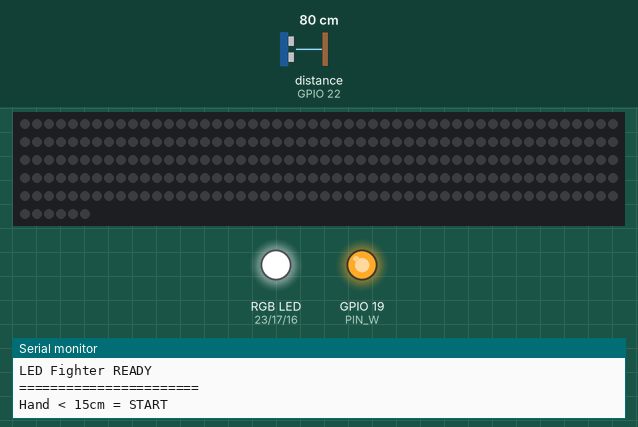
A sketch run on a simulated ESP32. Shown: 256 RGB LEDs in strip order, left to right, continuing on the next row, an RGB LED mixed from three pins (HIGH = lit), output pins drawn as LEDs (lit = HIGH), the last lines printed to the serial monitor. Wiring (inferred from the names in the program): ultrasonic range finder: trigger GPIO 21; echo GPIO 22. The inputs (shaded band) are chosen by the test bench; at power-on: distance to the obstacle (sensor on GPIO 22) 80 cm. The echo pulse lasts 58.3 µs per cm; dim RGB values are drawn brighter than linear; pins used as bus, display or sensor lines are not drawn.

Above: at 1.5 s.
1.6 s: distance to the obstacle (sensor on GPIO 22) set to 16 cm
3.1 s: distance to the obstacle (sensor on GPIO 22) set to 13 cm
At 4.51 s:
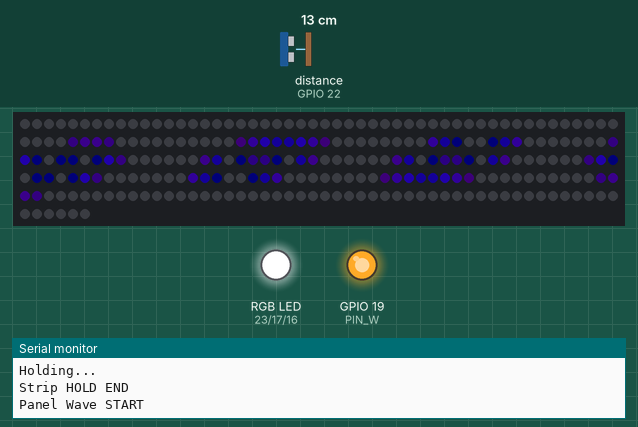
5.5 s: distance to the obstacle (sensor on GPIO 22) set to 250 cm
At 5.71 s:
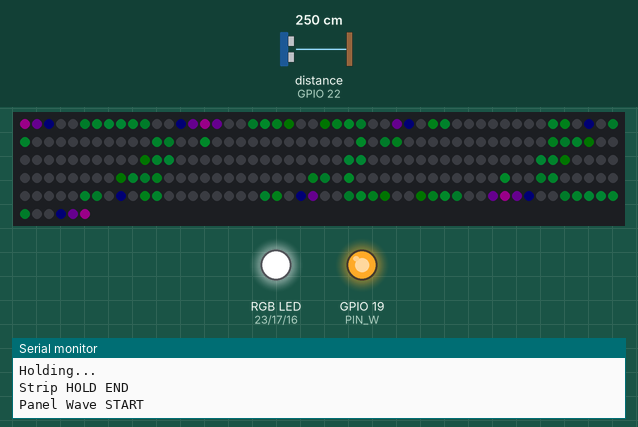
7.3 s: distance to the obstacle (sensor on GPIO 22) set to 4 cm
At 9.03 s:
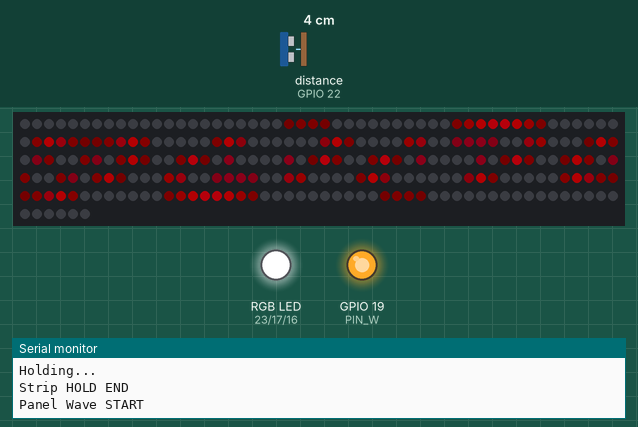
Timing chart, 0 to 10.5 s (numbered marks = the images above; inputs shaded):
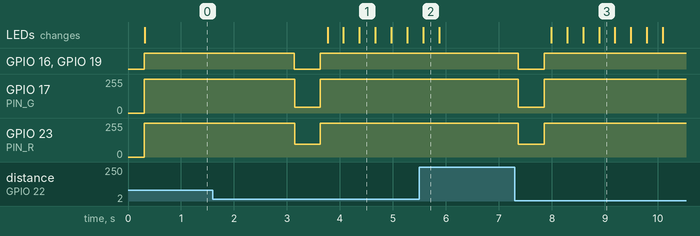

Measured:
- the behaviour switches between 15 and 14 cm on distance to the obstacle (sensor on GPIO 22) (found by bisection; images 0 and 1)
- after the input at 1.6 s, every drawn part: stays the same
- after the input at 3.1 s, GPIO 16 (PIN_B), GPIO 19 (PIN_W): HIGH → LOW at once, → HIGH 0.49 s later; GPIO 17 (PIN_G): 255/255 → 45/255 at once, → 255/255 0.49 s later; GPIO 23 (PIN_R): 255/255 → 95/255 at once, → 255/255 0.49 s later; the LEDs: first change after 0.67 s (image 1 shows a later state)
- after the input at 5.5 s, the LEDs: change after 0.07 s (image 2)
- after the input at 7.3 s, GPIO 16 (PIN_B), GPIO 19 (PIN_W): HIGH → LOW after 0.06 s, → HIGH 0.49 s later; GPIO 17 (PIN_G): 255/255 → 45/255 after 0.06 s, → 255/255 0.49 s later; GPIO 23 (PIN_R): 255/255 → 95/255 after 0.06 s, → 255/255 0.49 s later; the LEDs: first change after 0.69 s (image 3 shows a later state)

The sketch:

IR_Flow_Wave_v2.ino
```cpp
// ============================================================
// ESP32 + RGBW 5선 Strip + WS2815 16x16 Panel + HC-SR04
// Strip: 밝기 변화로 Flow 착시 효과
// Panel: Strip Flow 종료 후 잠깐 대기 → 중심 파장
// ESP32 Arduino Core 3.x
// ============================================================

#include <Arduino.h>
#include <FastLED.h>
#include <math.h>

// ============================================================
// WS2815 PANEL
// ============================================================

#define PANEL_PIN       18
#define NUM_PANEL       256
#define MATRIX_SIZE     16
#define CHIPSET         WS2815
#define COLOR_ORDER     GRB

CRGB panelLeds[NUM_PANEL];

// ============================================================
// RGBW STRIP
// ============================================================

#define PIN_R 23
#define PIN_G 17
#define PIN_B 16
#define PIN_W 19

#define PWM_FREQ        5000
#define PWM_RESOLUTION  8

// true  : PWM 255 = OFF, 0 = ON
// false : PWM 0 = OFF, 255 = ON
const bool STRIP_INVERTED = true;

// ============================================================
// HC-SR04
// ============================================================

#define TRIG_PIN 21
#define ECHO_PIN 22

float distanceCm = -1;

// ============================================================
// EFFECT SETTINGS
// ============================================================

const float TRIGGER_DISTANCE = 15.0f;
const float RESET_DISTANCE   = 20.0f;

// Strip Flow 전체 시간
const unsigned long STRIP_FLOW_DURATION = 1400;

// Strip 끝에 도달한 느낌으로 유지하는 시간
const unsigned long STRIP_HOLD_DURATION = 500;

// Panel 파장 시간
const unsigned long PANEL_DURATION = 2200;

// 종료 후 대기
const unsigned long FINISH_DELAY = 500;

// 업데이트 간격
const unsigned long STRIP_INTERVAL  = 16;
const unsigned long PANEL_INTERVAL  = 25;
const unsigned long SENSOR_INTERVAL = 60;

// ============================================================
// STATE MACHINE
// ============================================================

enum AppState {
  STATE_IDLE,
  STATE_STRIP_FLOW,
  STATE_STRIP_HOLD,
  STATE_PANEL_WAVE,
  STATE_FINISHED
};

AppState currentState = STATE_IDLE;

// ============================================================
// TIME
// ============================================================

unsigned long stripStartTime = 0;
unsigned long stripHoldStartTime = 0;
unsigned long panelStartTime = 0;
unsigned long finishStartTime = 0;

unsigned long lastStripUpdate = 0;
unsigned long lastPanelUpdate = 0;
unsigned long lastSensorRead = 0;

bool sequenceTriggered = false;

// ============================================================
// PANEL VARIABLE
// ============================================================

uint8_t waveOffset = 0;

// ============================================================
// PWM
// ============================================================

void writePWM(uint8_t pin, uint8_t brightness) {

  uint8_t duty;

  if (STRIP_INVERTED) {
    duty = 255 - brightness;
  } else {
    duty = brightness;
  }

  ledcWrite(pin, duty);
}

void setStrip(uint8_t r, uint8_t g, uint8_t b, uint8_t w) {

  writePWM(PIN_R, r);
  writePWM(PIN_G, g);
  writePWM(PIN_B, b);
  writePWM(PIN_W, w);
}

void stripOff() {
  setStrip(0, 0, 0, 0);
}

// ============================================================
// PANEL
// ============================================================

void panelOff() {

  fill_solid(panelLeds, NUM_PANEL, CRGB::Black);
  FastLED.show();
}

// ============================================================
// MATRIX XY
// ============================================================

uint16_t XY(uint8_t x, uint8_t y) {

  if (y % 2 == 0) {
    return y * MATRIX_SIZE + x;
  } else {
    return y * MATRIX_SIZE + (MATRIX_SIZE - 1 - x);
  }
}

// ============================================================
// SENSOR
// ============================================================

float readDistance() {

  digitalWrite(TRIG_PIN, LOW);
  delayMicroseconds(2);

  digitalWrite(TRIG_PIN, HIGH);
  delayMicroseconds(10);

  digitalWrite(TRIG_PIN, LOW);

  unsigned long duration = pulseIn(ECHO_PIN, HIGH, 25000);

  if (duration == 0) {
    return -1;
  }

  float cm = duration * 0.0343f / 2.0f;

  if (cm < 2 || cm > 400) {
    return -1;
  }

  return cm;
}

// ============================================================
// SEQUENCE START
// ============================================================

void startSequence() {

  stripOff();
  panelOff();

  currentState = STATE_STRIP_FLOW;

  stripStartTime = millis();
  lastStripUpdate = 0;

  sequenceTriggered = true;

  Serial.println();
  Serial.println("=== SEQUENCE START ===");
  Serial.println("Strip Flow START");
}

// ============================================================
// STRIP FLOW ILLUSION
// ============================================================
//
// 5선 RGBW Strip 전체 밝기를 이용한 착시.
//
// 밝기를:
// 약 → 강 → 약 → 강 → 약
//
// 식으로 여러 번 움직이게 하고,
// 시간이 지날수록 peak 밝기를 높여
// 빛이 앞으로 달려가는 느낌을 만듭니다.
//
// 마지막에는 매우 밝은 White 쪽으로 수렴합니다.
// ============================================================

void updateStripFlow(unsigned long now) {

  if (currentState != STATE_STRIP_FLOW) {
    return;
  }

  if (now - lastStripUpdate < STRIP_INTERVAL) {
    return;
  }

  lastStripUpdate = now;

  unsigned long elapsed = now - stripStartTime;

  if (elapsed >= STRIP_FLOW_DURATION) {

    // Flow가 끝에 도착했을 때
    // 밝은 상태로 잠깐 유지
    setStrip(180, 220, 255, 255);

    currentState = STATE_STRIP_HOLD;
    stripHoldStartTime = now;

    Serial.println("Strip reached END");
    Serial.println("Holding...");
    return;
  }

  float progress =
    (float)elapsed /
    (float)STRIP_FLOW_DURATION;

  // ----------------------------------------------------------
  // Flow pulse
  //
  // progress가 진행되면서 여러 개의 광량 pulse 발생
  // ----------------------------------------------------------

  const float pulseCount = 4.0f;

  float pulse =
    sinf(
      progress *
      PI *
      pulseCount
    );

  // 음수 제거
  if (pulse < 0) {
    pulse = 0;
  }

  // sharp peak
  pulse =
    pulse * pulse;

  // ----------------------------------------------------------
  // 뒤로 갈수록 전체 밝기 증가
  // ----------------------------------------------------------

  float baseBrightness =
    0.18f +
    progress * 0.50f;

  float pulseBrightness =
    pulse * 0.55f;

  float brightness =
    baseBrightness +
    pulseBrightness;

  if (brightness > 1.0f) {
    brightness = 1.0f;
  }

  // ----------------------------------------------------------
  // 끝으로 갈수록 White 증가
  // ----------------------------------------------------------

  float whiteMix = progress * progress;

  uint8_t masterBrightness =
    (uint8_t)(brightness * 255.0f);

  // ----------------------------------------------------------
  // 색상 이동
  //
  // Cyan → Blue → White
  // ----------------------------------------------------------

  uint8_t blue =
    masterBrightness;

  uint8_t green =
    (uint8_t)(
      masterBrightness *
      (0.55f + progress * 0.35f)
    );

  uint8_t red =
    (uint8_t)(
      masterBrightness *
      (0.05f + whiteMix * 0.75f)
    );

  uint8_t white =
    (uint8_t)(
      masterBrightness *
      whiteMix
    );

  // ----------------------------------------------------------
  // 빠른 shimmer 추가
  //
  // 흐르는 느낌을 조금 더 강화
  // ----------------------------------------------------------

  float shimmer =
    sinf(
      elapsed *
      0.045f
    );

  shimmer =
    (shimmer + 1.0f) * 0.5f;

  float shimmerAmount =
    0.82f +
    shimmer * 0.18f;

  red   *= shimmerAmount;
  green *= shimmerAmount;
  blue  *= shimmerAmount;
  white *= shimmerAmount;

  setStrip(
    red,
    green,
    blue,
    white
  );
}

// ============================================================
// STRIP END HOLD
// ============================================================

void updateStripHold(unsigned long now) {

  if (currentState != STATE_STRIP_HOLD) {
    return;
  }

  unsigned long elapsed =
    now - stripHoldStartTime;

  // 처음에는 밝게 유지
  if (elapsed < STRIP_HOLD_DURATION * 0.65f) {

    setStrip(
      160,
      210,
      255,
      255
    );
  }

  // 마지막 35%에서 Fade Out
  else {

    float fadeProgress =
      (
        elapsed -
        STRIP_HOLD_DURATION * 0.65f
      )
      /
      (
        STRIP_HOLD_DURATION * 0.35f
      );

    if (fadeProgress > 1.0f) {
      fadeProgress = 1.0f;
    }

    float fade =
      1.0f - fadeProgress;

    setStrip(
      160 * fade,
      210 * fade,
      255 * fade,
      255 * fade
    );
  }

  // ----------------------------------------------------------
  // Hold 종료 → Panel Wave
  // ----------------------------------------------------------

  if (elapsed >= STRIP_HOLD_DURATION) {

    stripOff();

    currentState = STATE_PANEL_WAVE;
    panelStartTime = now;

    waveOffset = 0;

    Serial.println("Strip HOLD END");
    Serial.println("Panel Wave START");
  }
}

// ============================================================
// PANEL WAVE
// ============================================================

void updatePanel(unsigned long now) {

  if (currentState != STATE_PANEL_WAVE) {
    return;
  }

  if (now - lastPanelUpdate < PANEL_INTERVAL) {
    return;
  }

  lastPanelUpdate = now;

  unsigned long elapsed =
    now - panelStartTime;

  if (elapsed >= PANEL_DURATION) {

    panelOff();

    currentState = STATE_FINISHED;
    finishStartTime = now;

    Serial.println("Panel Wave END");
    return;
  }

  fill_solid(
    panelLeds,
    NUM_PANEL,
    CRGB::Black
  );

  float progress =
    (float)elapsed /
    (float)PANEL_DURATION;

  // ----------------------------------------------------------
  // 여러 개의 Ripple이 연속으로 퍼지도록 구성
  // ----------------------------------------------------------

  const float maxRadius = 12.0f;

  float primaryRadius =
    progress * maxRadius;

  waveOffset += 4;

  for (int y = 0; y < MATRIX_SIZE; y++) {

    for (int x = 0; x < MATRIX_SIZE; x++) {

      int idx = XY(x, y);

      float dx = x - 7.5f;
      float dy = y - 7.5f;

      float dist =
        sqrtf(
          dx * dx +
          dy * dy
        );

      CRGB finalColor = CRGB::Black;

      // ======================================================
      // Main Wave
      // ======================================================

      float delta =
        fabsf(
          dist -
          primaryRadius
        );

      const float waveWidth = 1.8f;

      if (delta < waveWidth) {

        float strength =
          1.0f -
          delta / waveWidth;

        strength *= strength;

        uint8_t bright =
          (uint8_t)(
            255.0f *
            strength
          );

        uint8_t hue =
          waveOffset +
          (uint8_t)(dist * 15.0f);

        finalColor +=
          CHSV(
            hue,
            255,
            bright
          );
      }

      // ======================================================
      // Secondary Wave
      // ======================================================

      float secondaryRadius =
        primaryRadius - 3.0f;

      if (secondaryRadius > 0) {

        float delta2 =
          fabsf(
            dist -
            secondaryRadius
          );

        if (delta2 < 1.2f) {

          float strength2 =
            1.0f -
            delta2 / 1.2f;

          uint8_t bright2 =
            (uint8_t)(
              110 *
              strength2
            );

          finalColor +=
            CHSV(
              waveOffset + 70,
              255,
              bright2
            );
        }
      }

      panelLeds[idx] =
        finalColor;
    }
  }

  // ----------------------------------------------------------
  // Center flash
  // ----------------------------------------------------------

  if (progress < 0.20f) {

    float flash =
      1.0f -
      progress / 0.20f;

    uint8_t centerBrightness =
      flash * 220;

    for (int y = 6; y <= 9; y++) {
      for (int x = 6; x <= 9; x++) {

        panelLeds[XY(x, y)] +=
          CRGB(
            centerBrightness,
            centerBrightness,
            centerBrightness
          );
      }
    }
  }

  FastLED.show();
}

// ============================================================
// FINISHED
// ============================================================

void updateFinished(unsigned long now) {

  if (currentState != STATE_FINISHED) {
    return;
  }

  if (
    now - finishStartTime
    >= FINISH_DELAY
  ) {

    stripOff();
    panelOff();

    currentState = STATE_IDLE;

    Serial.println("IDLE");
  }
}

// ============================================================
// SENSOR UPDATE
// ============================================================

void updateSensor(unsigned long now) {

  if (
    now - lastSensorRead
    < SENSOR_INTERVAL
  ) {
    return;
  }

  lastSensorRead = now;

  float newDistance =
    readDistance();

  if (newDistance > 0) {
    distanceCm = newDistance;
  }

  // 손 감지
  if (
    distanceCm > 0 &&
    distanceCm < TRIGGER_DISTANCE
  ) {

    if (
      !sequenceTriggered &&
      currentState == STATE_IDLE
    ) {

      startSequence();
    }
  }

  // 손을 빼면 다음 트리거 허용
  if (
    distanceCm >
    RESET_DISTANCE
  ) {

    sequenceTriggered = false;
  }
}

// ============================================================
// SETUP
// ============================================================

void setup() {

  Serial.begin(115200);

  delay(300);

  // Sensor
  pinMode(TRIG_PIN, OUTPUT);
  pinMode(ECHO_PIN, INPUT);

  digitalWrite(TRIG_PIN, LOW);

  // Panel
  FastLED.addLeds<
    CHIPSET,
    PANEL_PIN,
    COLOR_ORDER
  >(
    panelLeds,
    NUM_PANEL
  );

  FastLED.setBrightness(80);

  panelOff();

  // ESP32 Core 3.x PWM
  ledcAttach(
    PIN_R,
    PWM_FREQ,
    PWM_RESOLUTION
  );

  ledcAttach(
    PIN_G,
    PWM_FREQ,
    PWM_RESOLUTION
  );

  ledcAttach(
    PIN_B,
    PWM_FREQ,
    PWM_RESOLUTION
  );

  ledcAttach(
    PIN_W,
    PWM_FREQ,
    PWM_RESOLUTION
  );

  stripOff();

  currentState = STATE_IDLE;

  Serial.println();
  Serial.println("=======================");
  Serial.println("LED Fighter READY");
  Serial.println("=======================");
  Serial.println("Hand < 15cm = START");
}

// ============================================================
// LOOP
// ============================================================

void loop() {

  unsigned long now = millis();

  updateSensor(now);

  updateStripFlow(now);

  updateStripHold(now);

  updatePanel(now);

  updateFinished(now);
}
```
